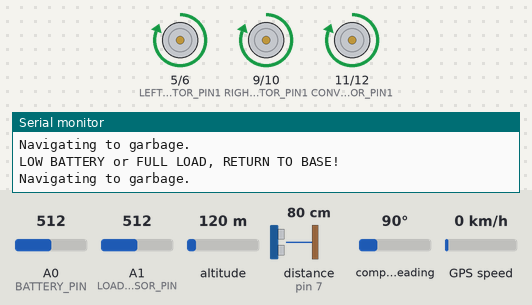
Simulated run of this sketch. Board: Arduino Uno, built with avr-gcc and run on an emulated ATmega328P. On the bench: motor-driver pin pairs drawn as motors (green arrow = first pin HIGH = forward, orange = second pin HIGH = backward, longer = more drive), the last lines printed to the serial monitor. Wiring (inferred from the names in the program): ultrasonic range finder: trigger pin 8; echo pin 7. The inputs (shaded band) are chosen by the test bench; at power-on: distance to the obstacle (sensor on pin 7) 80 cm, A1 (LOAD_SENSOR_PIN) = 512, A0 (BATTERY_PIN) = 512, altitude 120 m, compass heading 90°, GPS speed 0 km/h. The echo pulse lasts 58.3 µs per cm; the GPS gets a fix after 3 s at 37.7749, -122.4194 with 8 satellites.

Above: at 1.26 s.
1.3 s: distance to the obstacle (sensor on pin 7) set to 2 cm
At 2.2 s:
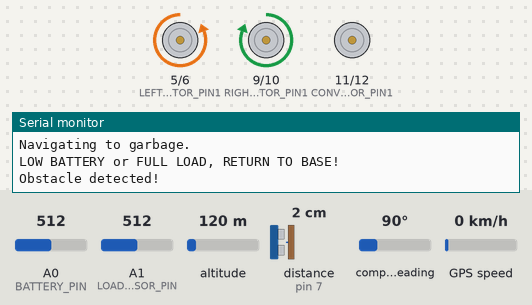
At 3.3 s:
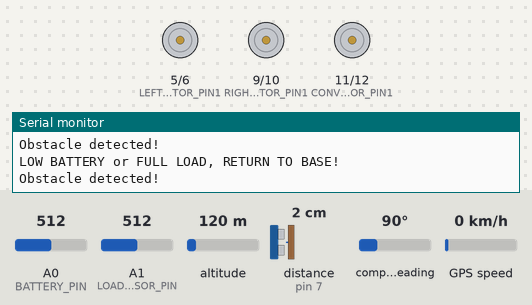
5.5 s: distance to the obstacle (sensor on pin 7) set to 18 cm
7.5 s: distance to the obstacle (sensor on pin 7) set to 23 cm
At 7.99 s:
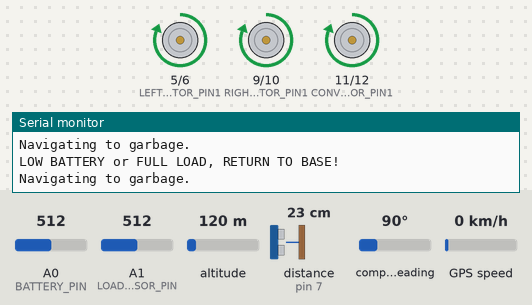
11.7 s: A1 (LOAD_SENSOR_PIN) set to 109
15.9 s: A1 (LOAD_SENSOR_PIN) set to 92
17.4 s: A1 (LOAD_SENSOR_PIN) set to 110
Timing chart, 0 to 20.4 s (numbered marks = the images above; inputs shaded):
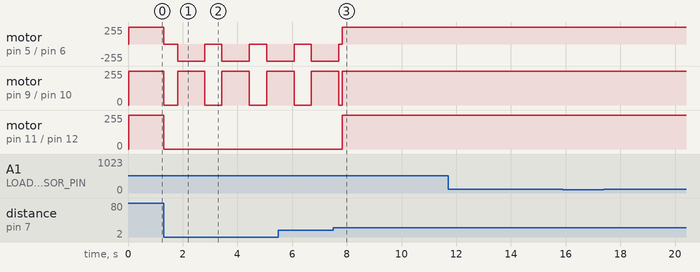

Measured:
- the behaviour switches between 20 and 21 cm on distance to the obstacle (sensor on pin 7) (found by bisection; images 2 and 3)
- after the input at 1.3 s, motor on pin 5 (LEFT_MOTOR_PIN1) / pin 6 (LEFT_MOTOR_PIN2): forward 255/255 → stopped at once, then repeats every 1.6 s: backward 255/255 1.0 s, stopped 0.62 s; motor on pin 9 (RIGHT_MOTOR_PIN1) / pin 10 (RIGHT_MOTOR_PIN2): forward 255/255 → stopped at once, then repeats every 1.6 s: forward 255/255 1.0 s, stopped 0.62 s
- after the input at 7.5 s, motor on pin 11 (CONVEYOR_MOTOR_PIN1) / pin 12 (CONVEYOR_MOTOR_PIN2): stopped → forward 255/255 after 0.34 s

The sketch:

motor.ino
```cpp
#include <Wire.h>
#include <Servo.h>
#include <SoftwareSerial.h>
#include <TinyGPS++.h>

// GPS setup
TinyGPSPlus gps;
SoftwareSerial gpsSerial(4, 3); // RX, TX for GPS module

// Motor control pins
#define LEFT_MOTOR_PIN1 5
#define LEFT_MOTOR_PIN2 6
#define RIGHT_MOTOR_PIN1 9
#define RIGHT_MOTOR_PIN2 10
#define CONVEYOR_MOTOR_PIN1 11
#define CONVEYOR_MOTOR_PIN2 12

// Ultrasonic Sensor Pins
#define TRIG_PIN 8
#define ECHO_PIN 7

// Battery and Load Sensor Pins
#define BATTERY_PIN A0
#define LOAD_SENSOR_PIN A1

#define MAX_GARBAGE_CAPACITY 25.0 // kg
#define MIN_BATTERY_LEVEL 20 // 20%

float garbage_collected = 0.0;
float battery_level = 100.0;

void setup() {
  Serial.begin(9600); // For debugging
  gpsSerial.begin(9600); // For GPS

  pinMode(LEFT_MOTOR_PIN1, OUTPUT);
  pinMode(LEFT_MOTOR_PIN2, OUTPUT);
  pinMode(RIGHT_MOTOR_PIN1, OUTPUT);
  pinMode(RIGHT_MOTOR_PIN2, OUTPUT);
  pinMode(CONVEYOR_MOTOR_PIN1, OUTPUT);
  pinMode(CONVEYOR_MOTOR_PIN2, OUTPUT);

  pinMode(TRIG_PIN, OUTPUT);
  pinMode(ECHO_PIN, INPUT);
  pinMode(BATTERY_PIN, INPUT);
  pinMode(LOAD_SENSOR_PIN, INPUT);
}

void loop() {
  while (gpsSerial.available() > 0) {
    gps.encode(gpsSerial.read());
  }

  // Check battery level
  battery_level = analogRead(BATTERY_PIN) * (5.0 / 1023.0) * 100;

  // Check load sensor
  garbage_collected = analogRead(LOAD_SENSOR_PIN) * (5.0 / 1023.0) * 50;

  if (garbage_collected >= MAX_GARBAGE_CAPACITY || battery_level <= MIN_BATTERY_LEVEL) {
    Serial.println("LOW BATTERY or FULL LOAD, RETURN TO BASE!");
    returnToBase();
  }

  // Obstacle detection
  if (detectObstacle()) {
    Serial.println("Obstacle detected!");
    avoidObstacle();
  } else {
    Serial.println("Navigating to garbage.");
    navigateToGarbage();
  }

  delay(100);
}

void returnToBase() {
  // Logic to navigate back to the base station
  stopMotors();
  // Implement GPS-based return navigation here
}

void navigateToGarbage() {
  // Move forward
  digitalWrite(LEFT_MOTOR_PIN1, HIGH);
  digitalWrite(LEFT_MOTOR_PIN2, LOW);
  digitalWrite(RIGHT_MOTOR_PIN1, HIGH);
  digitalWrite(RIGHT_MOTOR_PIN2, LOW);
  digitalWrite(CONVEYOR_MOTOR_PIN1, HIGH);
  digitalWrite(CONVEYOR_MOTOR_PIN2, LOW);
}

void stopMotors() {
  digitalWrite(LEFT_MOTOR_PIN1, LOW);
  digitalWrite(LEFT_MOTOR_PIN2, LOW);
  digitalWrite(RIGHT_MOTOR_PIN1, LOW);
  digitalWrite(RIGHT_MOTOR_PIN2, LOW);
  digitalWrite(CONVEYOR_MOTOR_PIN1, LOW);
  digitalWrite(CONVEYOR_MOTOR_PIN2, LOW);
}

bool detectObstacle() {
  digitalWrite(TRIG_PIN, LOW);
  delayMicroseconds(2);
  digitalWrite(TRIG_PIN, HIGH);
  delayMicroseconds(10);
  digitalWrite(TRIG_PIN, LOW);

  float duration = pulseIn(ECHO_PIN, HIGH);
  float distance = (duration * 0.0343) / 2;

  if (distance < 20) { // Less than 20 cm
    return true;
  }
  return false;
}

void avoidObstacle() {
  // Simple obstacle avoidance logic
  stopMotors();
  delay(500);
  digitalWrite(LEFT_MOTOR_PIN1, LOW);
  digitalWrite(LEFT_MOTOR_PIN2, HIGH);
  digitalWrite(RIGHT_MOTOR_PIN1, HIGH);
  digitalWrite(RIGHT_MOTOR_PIN2, LOW);
  delay(1000);
  stopMotors();
}
```
